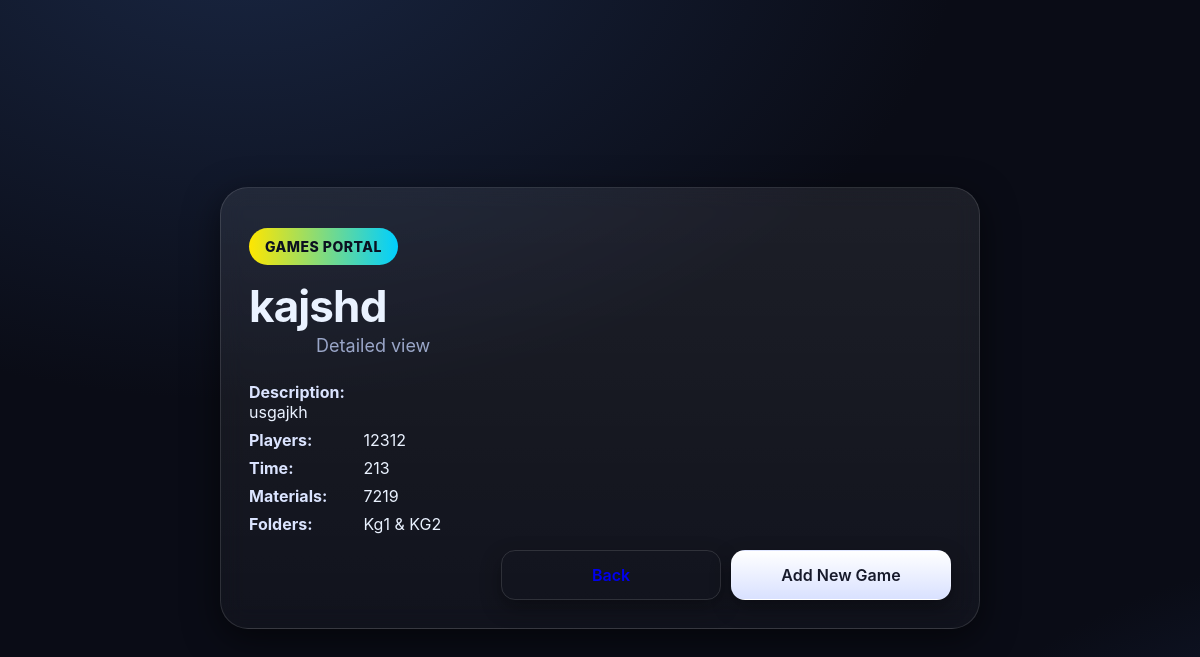
Screenshot of /admin_panel/games/4/ (signed in) with the database file from the repository.
### Games/models.py (models this page shows, shortened)
class Game(models.Model):
    name = models.CharField(max_length=200)
    description = models.TextField()
    materials = models.TextField(blank=True, null=True)
    number_of_players = models.CharField(max_length=50)  # e.g. "5-10 players"
    time = models.CharField(max_length=50)  # e.g. "30 minutes"
    video_link = models.URLField(blank=True, null=True)
    folders = models.ManyToManyField(Folder, related_name="games")

class Folder(models.Model):
    name = models.CharField(max_length=100, unique=True)

### Games/views.py (the view)
# urls.py: path('admin_panel/games/<int:game_id>/', views.admin_game_detail, name='admin_game_detail'),
@user_passes_test(lambda u: u.is_authenticated and u.is_superuser, login_url='login')
def admin_game_detail(request, game_id: int):
    game = get_object_or_404(Game, pk=game_id)
    folders = list(game.folders.all())
    return render(request, 'admin_game_detail.html', {
        'game': game,
        'folders': folders,
    })

### templates/admin_game_detail.html (shortened to what this page needs)
{% load static %}
<!doctype html>
<html lang="en">
<head>
  <link rel="stylesheet" href="{% static 'css/styles.css' %}">
  <link rel="stylesheet" href="{% static 'css/home.css' %}">
  <link rel="stylesheet" href="{% static 'css/admin.css' %}">
</head>
<body>
  <div class="hero">
    <div class="card" style="max-width: 760px; width: min(92vw, 760px); text-align:left;">
      <span class="logo">Games Portal</span>
      <h1 class="title">{{ game.name }}</h1>
      <p class="subtitle">Detailed view</p>
      <div class="modal-row"><strong>Description:</strong> <div>{{ game.description|default:'—' }}</div></div>
      <div class="modal-row"><strong>Players:</strong> <span>{{ game.number_of_players|default:'—' }}</span></div>
      <div class="modal-row"><strong>Time:</strong> <span>{{ game.time|default:'—' }}</span></div>
      <div class="modal-row"><strong>Materials:</strong> <span>{{ game.materials|default:'—' }}</span></div>
      <div class="modal-row"><strong>Folders:</strong>
        <span>
          {% if folders %}
            {% for f in folders %}{{ f.name }}{% if not forloop.last %}, {% endif %}{% endfor %}
          {% else %}—{% endif %}
        </span>
      </div>
      <div class="modal-actions" style="margin-top: 16px;">
        <a href="{% url 'admin_panel' %}" class="btn">Back</a>
        <a href="{% url 'admin_game_create' %}" class="btn btn-primary">Add New Game</a>
      </div>
    </div>
  </div>
</body>
</html>

### static/css/styles.css (style rules this page uses)
:root { --bg: #0a0c16; --card: rgba(255,255,255,0.06); --card-border: rgba(255,255,255,0.12); --text: #eaf2ff; --muted: #9aa6c8; --accent: #ffe600; --accent-2: #00cfff; --accent-3: #ff0077; --shadow: 0 10px 35px rgba(0,0,0,0.55); }
* { box-sizing:border-box }
html,body { height:100% }
body { margin:0; font-family: 'Inter', system-ui, -apple-system, Segoe UI, Roboto, Arial, sans-serif; color:var(--text); background: radial-gradient(1200px 800px at 20% -10%, #192642 0%, rgba(25,38,66,0) 60%), radial-gradient(1000px 700px at 120% 120%, #1a294d 0%, rgba(26,41,77,0) 60%), var(--bg); }
.hero { position:relative; min-height:100%; display:grid; place-items:center; overflow:hidden; padding:48px 20px 32px; }
.card { position:relative; width:min(720px, 92vw); padding:40px 28px 28px; background: linear-gradient(180deg, rgba(255,255,255,.08), rgba(255,255,255,.03)); border:1px solid var(--card-border); border-radius:28px; box-shadow: var(--shadow); backdrop-filter: blur(12px); text-align:center; }
.logo { display:inline-block; font-weight:800; letter-spacing:.5px; padding:10px 16px; border-radius:999px; background: linear-gradient(90deg, var(--accent), var(--accent-2)); color:#0b1020; text-transform:uppercase; font-size:14px; }
.title { margin:18px 0 6px; font-size: clamp(28px, 6vw, 44px); line-height:1.05; letter-spacing:-0.02em; }
.subtitle { margin: 0 auto 26px; max-width: 50ch; font-size: clamp(14px, 2.7vw, 18px); color: var(--muted); }
.btn { display:inline-flex; align-items:center; justify-content:center; gap:10px; min-width: 220px; padding:14px 18px; border-radius:14px; text-decoration:none; font-weight:600; transition: transform .18s ease, box-shadow .18s ease, background .18s ease; outline-offset: 3px; border: 1px solid rgba(255,255,255,.12); box-shadow: 0 8px 20px rgba(0,0,0,.35); }
.btn-primary { background: linear-gradient(180deg, #ffffff, #d9e1ff); color:#171a2b; }

### static/css/admin.css (style rules this page uses)
.modal-row { margin:8px 0; }
.modal-row strong { color: #dbe4ff; display:inline-block; min-width:110px; }
.modal-actions { display:flex; gap:10px; justify-content:flex-end; margin-top:12px; }

### rows the page displays
Game: name "kajshd", description "usgajkh", number_of_players "12312", time "213", materials "7219"
Folder: name "Kg1 & KG2"
